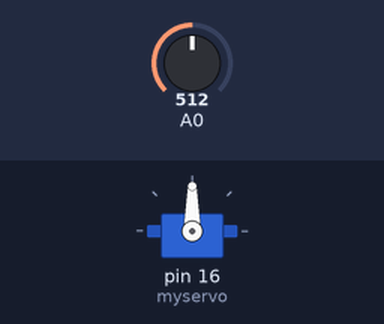
A sketch run on a simulated Arduino Uno, built with avr-gcc and run on an emulated ATmega328P. Parts: servo. Inputs (shaded band) come from the test bench; at power-on: A0 = 512.

Above: at 1.2 s.
1.3 s: A0 set to 716
At 2.5 s:
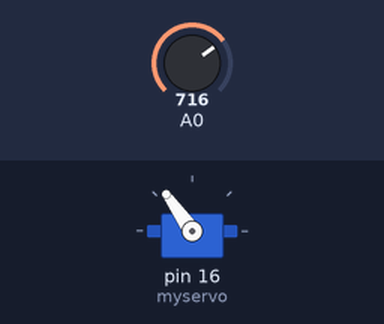
2.8 s: A0 set to 900
At 3.8 s:
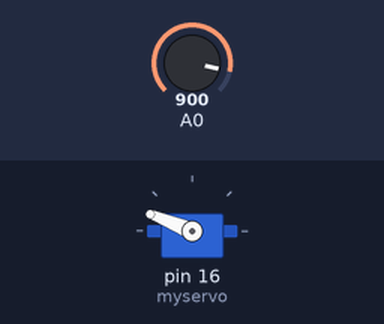
4.3 s: A0 set to 1023
At 5.5 s:
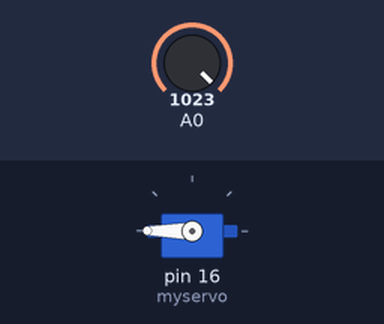
5.8 s: A0 set to 511
At 6.3 s:
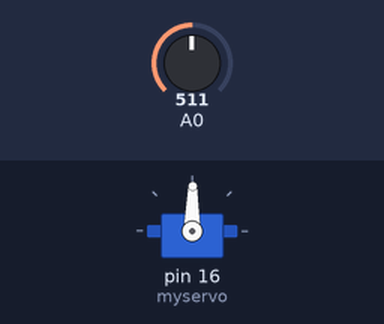
7.4 s: A0 set to 306
At 8.6 s:
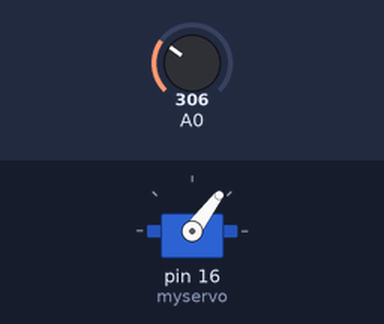
Timing chart, 0 to 9.9 s (numbered marks = the images above; inputs shaded):
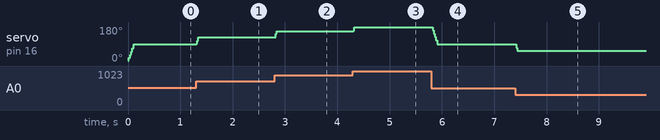

Measured:
- after the input at 1.3 s, servo on pin 16 (myservo): 90° → 125° at once
- after the input at 2.8 s, servo on pin 16 (myservo): 125° → 158° at once
- after the input at 4.3 s, servo on pin 16 (myservo): 158° → 180° at once
- after the input at 5.8 s, servo on pin 16 (myservo): 180° → 89° at once
- after the input at 7.4 s, servo on pin 16 (myservo): 89° → 53° at once

The sketch:

servo.starter.ino
```cpp
#include <Servo.h>

Servo myservo;  // create servo object to control a servo
int req;

void setup() {
  myservo.attach(16);  // attaches the servo on pin 9 to the servo object
  myservo.write(0);
}

void loop() {    // reads the value of the potentiometer (value between 0 and 1023)
  int valu = map(analogRead(A0), 0, 1023, 0, 180);
  if (valu>req){
    req++;
  } else if (valu<req){
    req-=1;
  }
  myservo.write(req);                  // sets the servo position according to the scaled value
  delay(1);                           // waits for the servo to get there
}
```
